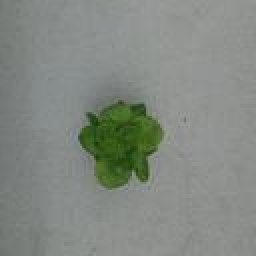
#> input picture T_V_img_data/train_183_4758/1-12_v0.8_270.jpg, 128 x 128 px (shown 2 times larger); its folder holds only this picture in this run
$ python img_enlarge.py
#> lines starting #> are read from the running program, lines starting #| are printed output that depends on the picture
#> further down, img is the input picture: PIL image 128x128 RGB; mean R, G, B 131.6, 137.1, 130.5
# img_enlarge
# 该程序主要用于在划分好训练集与验证集后的图片进行数据扩容26倍（包括原始图片）


import os

import cv2
import numpy as np
from PIL import Image, ImageOps

# 用于图像处理与增强，实现将图片按照v值调整并导出


def rotate_and_flip(img):  # 图像数据的旋转与变换
    img90 = img.rotate(-90, expand=True)
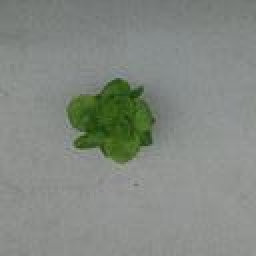
#> img90: PIL image 128x128 RGB (shown 2 times larger); mean R, G, B 131.6, 137.1, 130.5
    img180 = img90.rotate(180, expand=True)
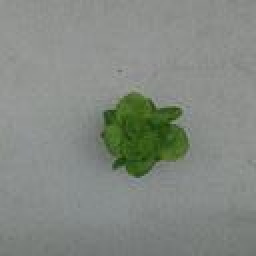
#> img180: PIL image 128x128 RGB (shown 2 times larger); mean R, G, B 131.6, 137.1, 130.5
    img270 = img180.rotate(90, expand=True)
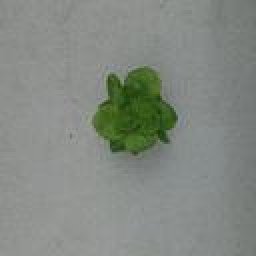
#> img270: PIL image 128x128 RGB (shown 2 times larger); mean R, G, B 131.6, 137.1, 130.5
    imgflr = ImageOps.mirror(img270)  # 图片水平翻转
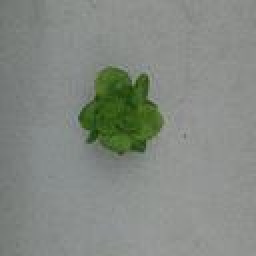
#> imgflr: PIL image 128x128 RGB (shown 2 times larger); mean R, G, B 131.6, 137.1, 130.5
    imgfud = ImageOps.flip(imgflr)  # 图片垂直翻转
    # 采用字典的方式定义了一个orientation属性用于命名
    rotated_flipped_images = [
        {'image': img90, 'orientation': '90'},
        {'image': img180, 'orientation': '180'},
        {'image': img270, 'orientation': '270'},
        {'image': imgflr, 'orientation': 'flr'},  # 水平翻转
        {'image': imgfud, 'orientation': 'fud'}  # 垂直翻转
    ]

    return rotated_flipped_images


def adjust_hsv(img, v=1.0):  # 由RGB转换到HSV再转换回RGB
    img = img.convert('RGB')
    img_np = np.array(img).astype(np.uint8)
    img_hsv = cv2.cvtColor(img_np, cv2.COLOR_RGB2HSV)
    img_hsv[:, :, 2] = np.clip(
        img_hsv[:, :, 2] * v, 0, 255).astype(np.uint8)  # 调整v值
    img_rgb = cv2.cvtColor(img_hsv, cv2.COLOR_HSV2RGB).astype(np.uint8)
    adjusted_img = Image.fromarray(img_rgb)
    return adjusted_img


# 设置包含图片的文件夹路径
folder_path = 'T_V_img_data/train_183_4758'
v_values = [1.0, 0.8, 0.9, 1.1, 1.2]  # 为每个旋转和翻转后的图像提供不同的v值
Save_path = 'T_V_img_data/train_183_4758'


# 遍历文件夹内的所有文件
for filename in os.listdir(folder_path):
    # 构建完整的文件路径
    file_path = os.path.join(folder_path, filename)

    # 使用PIL打开图片
    with Image.open(file_path) as img:
        imgs_rotated_flipped = rotate_and_flip(img)
#> imgs_rotated_flipped = 5 items

        for img_info in imgs_rotated_flipped:  # 遍历字典
            img_rf = img_info['image']  # 提取图片
            # 获取orientation信息
            orientation = img_info['orientation']

            # 应用不同的v值进行HSV调整
            for v in v_values:
                img_a = adjust_hsv(img_rf.copy(), v)  # 在调整v值时复制多份，以防止覆盖

                # 构建保存路径，不使用output_dir，直接使用Save_path
                base_filename, ext = os.path.splitext(filename)
                save_filename = f"{base_filename}_v{v}_{orientation}{ext}"
                save_path = os.path.join(Save_path, save_filename)

                # 保存图像
                img_a.save(save_path)
#> this loop made 5 passes
#> orientation on passes 1 to 5: '90', '180', '270', 'flr', 'fud'
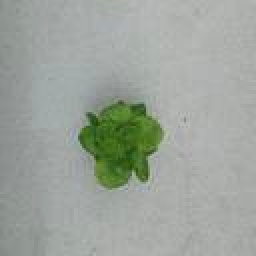
#> img_a: PIL image 128x128 RGB (shown 2 times larger); mean R, G, B 157, 164.1, 155.7

$ run again, on T_V_img_data/train_183_4758/1-14_v1.2_180.jpg
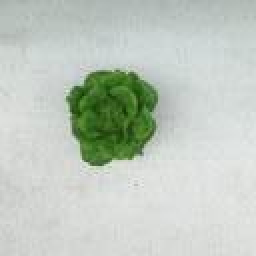
#> input picture T_V_img_data/train_183_4758/1-14_v1.2_180.jpg, 128 x 128 px (shown 2 times larger)
#> img is the input picture: PIL image 128x128 RGB; mean R, G, B 192.5, 201.4, 191.8
#> in rotate_and_flip, `imgflr = ImageOps.mirror(img270)`:
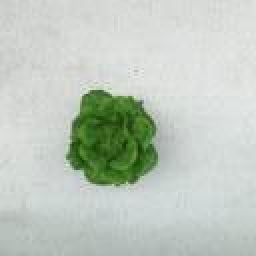
#> imgflr: PIL image 128x128 RGB (shown 2 times larger); mean R, G, B 192.5, 201.4, 191.8
#> imgs_rotated_flipped = 5 items
#> the loop `for img_info in imgs_rotated_flipped:` made 5 passes
#> orientation on passes 1 to 5: '90', '180', '270', 'flr', 'fud'
#> after the loop `for img_info in imgs_rotated_flipped:`:
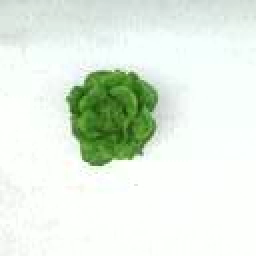
#> img_a: PIL image 128x128 RGB (shown 2 times larger); mean R, G, B 226, 236.9, 225.1

$ run again, on T_V_img_data/train_183_4758/1-17_v0.8_flr.jpg
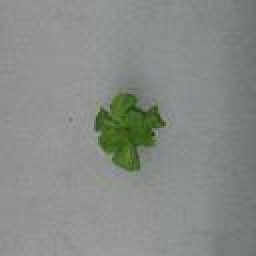
#> input picture T_V_img_data/train_183_4758/1-17_v0.8_flr.jpg, 128 x 128 px (shown 2 times larger)
#> img is the input picture: PIL image 128x128 RGB; mean R, G, B 135, 139.6, 135
#> in rotate_and_flip, `imgflr = ImageOps.mirror(img270)`:
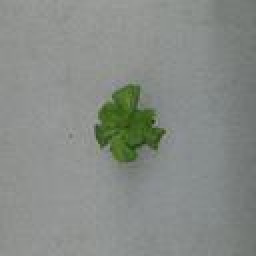
#> imgflr: PIL image 128x128 RGB (shown 2 times larger); mean R, G, B 135, 139.6, 135
#> imgs_rotated_flipped = 5 items
#> the loop `for img_info in imgs_rotated_flipped:` made 5 passes
#> orientation on passes 1 to 5: '90', '180', '270', 'flr', 'fud'
#> after the loop `for img_info in imgs_rotated_flipped:`:
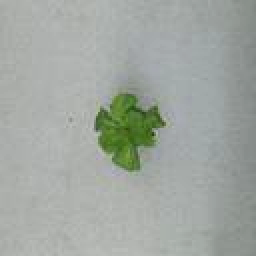
#> img_a: PIL image 128x128 RGB (shown 2 times larger); mean R, G, B 161.1, 167.1, 161.1
